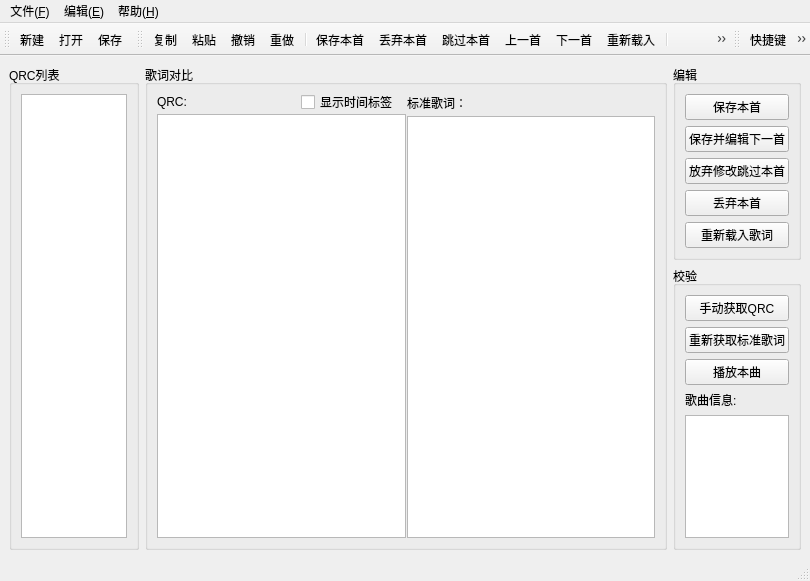
<?xml version="1.0" encoding="UTF-8"?>
<ui version="4.0">
 <class>MainWindow</class>
 <widget class="QMainWindow" name="MainWindow">
  <property name="geometry">
   <rect>
    <x>0</x>
    <y>0</y>
    <width>810</width>
    <height>581</height>
   </rect>
  </property>
  <property name="windowTitle">
   <string>MainWindow</string>
  </property>
  <widget class="QWidget" name="centralwidget">
   <property name="enabled">
    <bool>true</bool>
   </property>
   <layout class="QHBoxLayout" name="horizontalLayout_2" stretch="2,8,1">
    <item>
     <widget class="QGroupBox" name="qrcListGroup">
      <property name="title">
       <string>QRC列表</string>
      </property>
      <layout class="QHBoxLayout" name="horizontalLayout">
       <item>
        <widget class="QListWidget" name="qrcList"/>
       </item>
      </layout>
     </widget>
    </item>
    <item>
     <widget class="QGroupBox" name="diffGroup">
      <property name="title">
       <string>歌词对比</string>
      </property>
      <layout class="QHBoxLayout" name="horizontalLayout_3" stretch="1,1">
       <property name="spacing">
        <number>1</number>
       </property>
       <property name="topMargin">
        <number>5</number>
       </property>
       <item>
        <layout class="QVBoxLayout" name="qrcLayout">
         <property name="spacing">
          <number>0</number>
         </property>
         <property name="topMargin">
          <number>0</number>
         </property>
         <item>
          <layout class="QHBoxLayout" name="qrc_label_hlayout">
           <property name="spacing">
            <number>0</number>
           </property>
           <property name="leftMargin">
            <number>0</number>
           </property>
           <property name="rightMargin">
            <number>8</number>
           </property>
           <item>
            <widget class="QLabel" name="qrc_label">
             <property name="text">
              <string>QRC:</string>
             </property>
             <property name="buddy">
              <cstring>qrcLyric</cstring>
             </property>
            </widget>
           </item>
           <item>
            <spacer name="horizontalSpacer">
             <property name="orientation">
              <enum>Qt::Horizontal</enum>
             </property>
             <property name="sizeHint" stdset="0">
              <size>
               <width>40</width>
               <height>20</height>
              </size>
             </property>
            </spacer>
           </item>
           <item>
            <widget class="QCheckBox" name="timeTagCheckBox">
             <property name="text">
              <string>显示时间标签</string>
             </property>
            </widget>
           </item>
          </layout>
         </item>
         <item>
          <widget class="QListView" name="qrcLyric"/>
         </item>
        </layout>
       </item>
       <item>
        <layout class="QVBoxLayout" name="lrcLayout">
         <property name="spacing">
          <number>4</number>
         </property>
         <property name="topMargin">
          <number>4</number>
         </property>
         <item>
          <widget class="QLabel" name="label_2">
           <property name="text">
            <string>标准歌词：</string>
           </property>
           <property name="buddy">
            <cstring>standardLyric</cstring>
           </property>
          </widget>
         </item>
         <item>
          <widget class="QListView" name="standardLyric"/>
         </item>
        </layout>
       </item>
      </layout>
     </widget>
    </item>
    <item>
     <layout class="QVBoxLayout" name="buttonsVLayout" stretch="1,2">
      <item>
       <widget class="QGroupBox" name="editButtonsGroup">
        <property name="title">
         <string>编辑</string>
        </property>
        <property name="flat">
         <bool>false</bool>
        </property>
        <layout class="QVBoxLayout" name="verticalLayout_2">
         <item>
          <widget class="QPushButton" name="saveThisButton">
           <property name="text">
            <string>保存本首</string>
           </property>
          </widget>
         </item>
         <item>
          <widget class="QPushButton" name="saveAndNextButton">
           <property name="text">
            <string>保存并编辑下一首</string>
           </property>
          </widget>
         </item>
         <item>
          <widget class="QPushButton" name="skipButton">
           <property name="text">
            <string>放弃修改跳过本首</string>
           </property>
          </widget>
         </item>
         <item>
          <widget class="QPushButton" name="dropThisButton">
           <property name="text">
            <string>丢弃本首</string>
           </property>
          </widget>
         </item>
         <item>
          <widget class="QPushButton" name="reloadButton">
           <property name="text">
            <string>重新载入歌词</string>
           </property>
          </widget>
         </item>
        </layout>
       </widget>
      </item>
      <item>
       <widget class="QGroupBox" name="checkGroup">
        <property name="title">
         <string>校验</string>
        </property>
        <layout class="QVBoxLayout" name="verticalLayout_3">
         <item>
          <widget class="QPushButton" name="getQrcManualyButton">
           <property name="text">
            <string>手动获取QRC</string>
           </property>
          </widget>
         </item>
         <item>
          <widget class="QPushButton" name="getLrcButton">
           <property name="text">
            <string>重新获取标准歌词</string>
           </property>
          </widget>
         </item>
         <item>
          <widget class="QPushButton" name="playButton">
           <property name="text">
            <string>播放本曲</string>
           </property>
          </widget>
         </item>
         <item>
          <widget class="QLabel" name="label_song_info">
           <property name="text">
            <string>歌曲信息:</string>
           </property>
           <property name="buddy">
            <cstring>songInfoText</cstring>
           </property>
          </widget>
         </item>
         <item>
          <widget class="QTextEdit" name="songInfoText">
           <property name="readOnly">
            <bool>true</bool>
           </property>
           <property name="acceptRichText">
            <bool>true</bool>
           </property>
          </widget>
         </item>
        </layout>
       </widget>
      </item>
     </layout>
    </item>
   </layout>
  </widget>
  <widget class="QMenuBar" name="menubar">
   <property name="geometry">
    <rect>
     <x>0</x>
     <y>0</y>
     <width>810</width>
     <height>21</height>
    </rect>
   </property>
   <widget class="QMenu" name="menu_F">
    <property name="title">
     <string>文件(&amp;F)</string>
    </property>
    <addaction name="openAction"/>
    <addaction name="newAction"/>
    <addaction name="saveAction"/>
    <addaction name="separator"/>
    <addaction name="closeProjeAction"/>
    <addaction name="quitAction"/>
   </widget>
   <widget class="QMenu" name="menu_E">
    <property name="enabled">
     <bool>true</bool>
    </property>
    <property name="title">
     <string>编辑(&amp;E)</string>
    </property>
    <addaction name="undoAction"/>
    <addaction name="redoAction"/>
    <addaction name="separator"/>
    <addaction name="copyAction"/>
    <addaction name="pasteAction"/>
    <addaction name="separator"/>
    <addaction name="reloadAction"/>
    <addaction name="dropAction"/>
    <addaction name="skipAction"/>
    <addaction name="separator"/>
    <addaction name="stettingsAction"/>
   </widget>
   <widget class="QMenu" name="menu_H">
    <property name="title">
     <string>帮助(&amp;H)</string>
    </property>
    <addaction name="shrtcutsAction"/>
    <addaction name="aboutAction"/>
   </widget>
   <addaction name="menu_F"/>
   <addaction name="menu_E"/>
   <addaction name="menu_H"/>
  </widget>
  <widget class="QStatusBar" name="statusbar"/>
  <widget class="QToolBar" name="toolBar1">
   <property name="windowTitle">
    <string>toolBar1</string>
   </property>
   <attribute name="toolBarArea">
    <enum>TopToolBarArea</enum>
   </attribute>
   <attribute name="toolBarBreak">
    <bool>false</bool>
   </attribute>
   <addaction name="newAction"/>
   <addaction name="openAction"/>
   <addaction name="saveAction"/>
  </widget>
  <widget class="QToolBar" name="toolBar2">
   <property name="enabled">
    <bool>true</bool>
   </property>
   <property name="windowTitle">
    <string>toolBar2</string>
   </property>
   <attribute name="toolBarArea">
    <enum>TopToolBarArea</enum>
   </attribute>
   <attribute name="toolBarBreak">
    <bool>false</bool>
   </attribute>
   <addaction name="copyAction"/>
   <addaction name="pasteAction"/>
   <addaction name="undoAction"/>
   <addaction name="redoAction"/>
   <addaction name="separator"/>
   <addaction name="saveThisAction"/>
   <addaction name="dropAction"/>
   <addaction name="skipAction"/>
   <addaction name="previousAction"/>
   <addaction name="nextAction"/>
   <addaction name="reloadAction"/>
   <addaction name="separator"/>
   <addaction name="getQrcAction"/>
   <addaction name="getLrcAction"/>
   <addaction name="separator"/>
   <addaction name="playAction"/>
   <addaction name="pauseAction"/>
   <addaction name="stopAction"/>
  </widget>
  <widget class="QToolBar" name="toolBar3">
   <property name="windowTitle">
    <string>toolBar3</string>
   </property>
   <attribute name="toolBarArea">
    <enum>TopToolBarArea</enum>
   </attribute>
   <attribute name="toolBarBreak">
    <bool>false</bool>
   </attribute>
   <addaction name="shrtcutsAction"/>
   <addaction name="stettingsAction"/>
  </widget>
  <action name="openAction">
   <property name="icon">
    <iconset resource="resources/res.qrc">
     <normaloff>:/icon/open.png</normaloff>:/icon/open.png</iconset>
   </property>
   <property name="text">
    <string>打开</string>
   </property>
   <property name="toolTip">
    <string>打开qrc列表</string>
   </property>
   <property name="shortcut">
    <string>Ctrl+O</string>
   </property>
  </action>
  <action name="saveAction">
   <property name="icon">
    <iconset resource="resources/res.qrc">
     <normaloff>:/icon/save.png</normaloff>:/icon/save.png</iconset>
   </property>
   <property name="text">
    <string>保存</string>
   </property>
   <property name="toolTip">
    <string>保存</string>
   </property>
   <property name="shortcut">
    <string>Ctrl+S</string>
   </property>
  </action>
  <action name="quitAction">
   <property name="icon">
    <iconset resource="resources/res.qrc">
     <normaloff>:/icon/quit.png</normaloff>:/icon/quit.png</iconset>
   </property>
   <property name="text">
    <string>退出</string>
   </property>
   <property name="toolTip">
    <string>退出程序</string>
   </property>
  </action>
  <action name="undoAction">
   <property name="enabled">
    <bool>true</bool>
   </property>
   <property name="icon">
    <iconset resource="resources/res.qrc">
     <normaloff>:/icon/undo.png</normaloff>:/icon/undo.png</iconset>
   </property>
   <property name="text">
    <string>撤销</string>
   </property>
   <property name="toolTip">
    <string>撤销操作</string>
   </property>
   <property name="shortcut">
    <string>Ctrl+Z</string>
   </property>
  </action>
  <action name="redoAction">
   <property name="icon">
    <iconset resource="resources/res.qrc">
     <normaloff>:/icon/redo.png</normaloff>:/icon/redo.png</iconset>
   </property>
   <property name="text">
    <string>重做</string>
   </property>
   <property name="toolTip">
    <string>重做</string>
   </property>
   <property name="shortcut">
    <string>Ctrl+Shift+Z</string>
   </property>
  </action>
  <action name="aboutAction">
   <property name="icon">
    <iconset resource="resources/res.qrc">
     <normaloff>:/icon/about.png</normaloff>:/icon/about.png</iconset>
   </property>
   <property name="text">
    <string>关于...</string>
   </property>
   <property name="toolTip">
    <string>关于lpEdit</string>
   </property>
  </action>
  <action name="newAction">
   <property name="icon">
    <iconset resource="resources/res.qrc">
     <normaloff>:/icon/new.png</normaloff>:/icon/new.png</iconset>
   </property>
   <property name="text">
    <string>新建</string>
   </property>
   <property name="toolTip">
    <string>新建工程</string>
   </property>
   <property name="shortcut">
    <string>Ctrl+N</string>
   </property>
  </action>
  <action name="copyAction">
   <property name="icon">
    <iconset resource="resources/res.qrc">
     <normaloff>:/icon/copy.png</normaloff>:/icon/copy.png</iconset>
   </property>
   <property name="text">
    <string>复制</string>
   </property>
   <property name="toolTip">
    <string>复制</string>
   </property>
   <property name="shortcut">
    <string>Ctrl+C</string>
   </property>
  </action>
  <action name="pasteAction">
   <property name="icon">
    <iconset resource="resources/res.qrc">
     <normaloff>:/icon/paste.png</normaloff>:/icon/paste.png</iconset>
   </property>
   <property name="text">
    <string>粘贴</string>
   </property>
   <property name="toolTip">
    <string>粘贴</string>
   </property>
   <property name="shortcut">
    <string>Ctrl+V</string>
   </property>
  </action>
  <action name="dropAction">
   <property name="icon">
    <iconset resource="resources/res.qrc">
     <normaloff>:/icon/delete.png</normaloff>:/icon/delete.png</iconset>
   </property>
   <property name="text">
    <string>丢弃本首</string>
   </property>
   <property name="toolTip">
    <string>删除本首</string>
   </property>
  </action>
  <action name="skipAction">
   <property name="icon">
    <iconset resource="resources/res.qrc">
     <normaloff>:/icon/skip.png</normaloff>:/icon/skip.png</iconset>
   </property>
   <property name="text">
    <string>跳过本首</string>
   </property>
   <property name="toolTip">
    <string>放弃修改并跳过本首</string>
   </property>
   <property name="shortcut">
    <string>Ctrl+Down</string>
   </property>
  </action>
  <action name="previousAction">
   <property name="icon">
    <iconset resource="resources/res.qrc">
     <normaloff>:/icon/previous.png</normaloff>:/icon/previous.png</iconset>
   </property>
   <property name="text">
    <string>上一首</string>
   </property>
   <property name="toolTip">
    <string>编辑上一首</string>
   </property>
   <property name="shortcut">
    <string>Ctrl+Left</string>
   </property>
  </action>
  <action name="nextAction">
   <property name="icon">
    <iconset resource="resources/res.qrc">
     <normaloff>:/icon/next.png</normaloff>:/icon/next.png</iconset>
   </property>
   <property name="text">
    <string>下一首</string>
   </property>
   <property name="toolTip">
    <string>编辑下一首</string>
   </property>
   <property name="shortcut">
    <string>Ctrl+Right</string>
   </property>
  </action>
  <action name="stettingsAction">
   <property name="icon">
    <iconset resource="resources/res.qrc">
     <normaloff>:/icon/setting.png</normaloff>:/icon/setting.png</iconset>
   </property>
   <property name="text">
    <string>设置</string>
   </property>
   <property name="toolTip">
    <string>设置</string>
   </property>
  </action>
  <action name="shrtcutsAction">
   <property name="icon">
    <iconset resource="resources/res.qrc">
     <normaloff>:/icon/shortcuts.png</normaloff>:/icon/shortcuts.png</iconset>
   </property>
   <property name="text">
    <string>快捷键</string>
   </property>
   <property name="toolTip">
    <string>查看快捷键</string>
   </property>
  </action>
  <action name="saveThisAction">
   <property name="icon">
    <iconset resource="resources/res.qrc">
     <normaloff>:/icon/down.png</normaloff>:/icon/down.png</iconset>
   </property>
   <property name="text">
    <string>保存本首</string>
   </property>
   <property name="toolTip">
    <string>保存本首</string>
   </property>
   <property name="shortcut">
    <string>F5</string>
   </property>
  </action>
  <action name="reloadAction">
   <property name="icon">
    <iconset resource="resources/res.qrc">
     <normaloff>:/icon/reload.png</normaloff>:/icon/reload.png</iconset>
   </property>
   <property name="text">
    <string>重新载入</string>
   </property>
   <property name="toolTip">
    <string>重新载入本首QRC(放弃更改)</string>
   </property>
   <property name="shortcut">
    <string>F4</string>
   </property>
  </action>
  <action name="getQrcAction">
   <property name="icon">
    <iconset resource="resources/res.qrc">
     <normaloff>:/icon/update.png</normaloff>:/icon/update.png</iconset>
   </property>
   <property name="text">
    <string>手动获取QRC</string>
   </property>
   <property name="toolTip">
    <string>手动重新获取QRC，更精确</string>
   </property>
   <property name="shortcut">
    <string>F7</string>
   </property>
  </action>
  <action name="getLrcAction">
   <property name="icon">
    <iconset resource="resources/res.qrc">
     <normaloff>:/icon/text.png</normaloff>:/icon/text.png</iconset>
   </property>
   <property name="text">
    <string>获取标准歌词</string>
   </property>
   <property name="toolTip">
    <string>选择从qq音乐或者lyricWiki获取歌词</string>
   </property>
  </action>
  <action name="playAction">
   <property name="icon">
    <iconset resource="resources/res.qrc">
     <normaloff>:/icon/play.png</normaloff>:/icon/play.png</iconset>
   </property>
   <property name="text">
    <string>播放本曲</string>
   </property>
   <property name="toolTip">
    <string>播放本首(从qq音乐)</string>
   </property>
   <property name="shortcut">
    <string>Ctrl+P</string>
   </property>
  </action>
  <action name="pauseAction">
   <property name="icon">
    <iconset resource="resources/res.qrc">
     <normaloff>:/icon/pause.png</normaloff>:/icon/pause.png</iconset>
   </property>
   <property name="text">
    <string>暂停播放</string>
   </property>
   <property name="toolTip">
    <string>暂停播放</string>
   </property>
  </action>
  <action name="stopAction">
   <property name="icon">
    <iconset resource="resources/res.qrc">
     <normaloff>:/icon/stop.png</normaloff>:/icon/stop.png</iconset>
   </property>
   <property name="text">
    <string>停止播放</string>
   </property>
  </action>
  <action name="closeProjeAction">
   <property name="icon">
    <iconset resource="resources/res.qrc">
     <normaloff>:/icon/close.png</normaloff>:/icon/close.png</iconset>
   </property>
   <property name="text">
    <string>关闭工程</string>
   </property>
   <property name="toolTip">
    <string>关闭本工程</string>
   </property>
   <property name="shortcut">
    <string>Ctrl+F4</string>
   </property>
  </action>
 </widget>
 <resources>
  <include location="resources/res.qrc"/>
 </resources>
 <connections/>
</ui>
